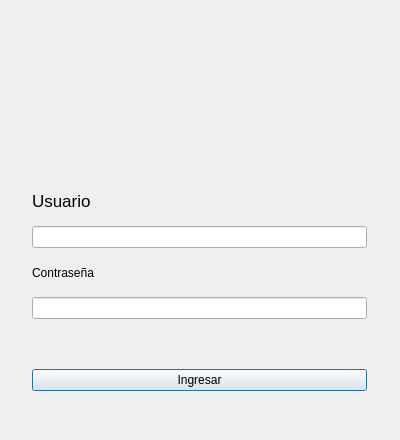
<?xml version="1.0" encoding="UTF-8"?>
<ui version="4.0">
 <class>Dialog</class>
 <widget class="QDialog" name="Dialog">
  <property name="geometry">
   <rect>
    <x>0</x>
    <y>0</y>
    <width>400</width>
    <height>440</height>
   </rect>
  </property>
  <property name="windowTitle">
   <string>Iniciar Sesión</string>
  </property>
  <widget class="QWidget" name="layoutWidget">
   <property name="geometry">
    <rect>
     <x>26</x>
     <y>20</y>
     <width>361</width>
     <height>391</height>
    </rect>
   </property>
   <layout class="QGridLayout" name="gridLayout">
    <property name="leftMargin">
     <number>6</number>
    </property>
    <property name="topMargin">
     <number>6</number>
    </property>
    <property name="rightMargin">
     <number>20</number>
    </property>
    <property name="bottomMargin">
     <number>20</number>
    </property>
    <item row="0" column="0">
     <widget class="QLabel" name="lblLogo">
      <property name="minimumSize">
       <size>
        <width>300</width>
        <height>150</height>
       </size>
      </property>
      <property name="alignment">
       <set>Qt::AlignCenter</set>
      </property>
     </widget>
    </item>
    <item row="2" column="0">
     <widget class="QLineEdit" name="txtUsuario"/>
    </item>
    <item row="6" column="0">
     <widget class="BotonRodante" name="btnIngresar">
      <property name="text">
       <string>Ingresar</string>
      </property>
     </widget>
    </item>
    <item row="3" column="0">
     <widget class="QLabel" name="label_2">
      <property name="text">
       <string>Contraseña</string>
      </property>
     </widget>
    </item>
    <item row="4" column="0">
     <widget class="QLineEdit" name="txtPassword">
      <property name="echoMode">
       <enum>QLineEdit::Password</enum>
      </property>
     </widget>
    </item>
    <item row="5" column="0">
     <widget class="QLabel" name="lblError">
      <property name="text">
       <string/>
      </property>
     </widget>
    </item>
    <item row="1" column="0">
     <widget class="QLabel" name="label_3">
      <property name="text">
       <string>&lt;html&gt;&lt;head/&gt;&lt;body&gt;&lt;p&gt;&lt;span style=&quot; font-size:13pt;&quot;&gt;Usuario&lt;/span&gt;&lt;/p&gt;&lt;/body&gt;&lt;/html&gt;</string>
      </property>
     </widget>
    </item>
   </layout>
  </widget>
 </widget>
 <resources/>
 <connections/>
 <customwidgets>
  <customwidget>
   <class>BotonRodante</class>
   <extends>QPushButton</extends>
   <header>ui.widgets.boton_rodante</header>
  </customwidget>
 </customwidgets>
</ui>
